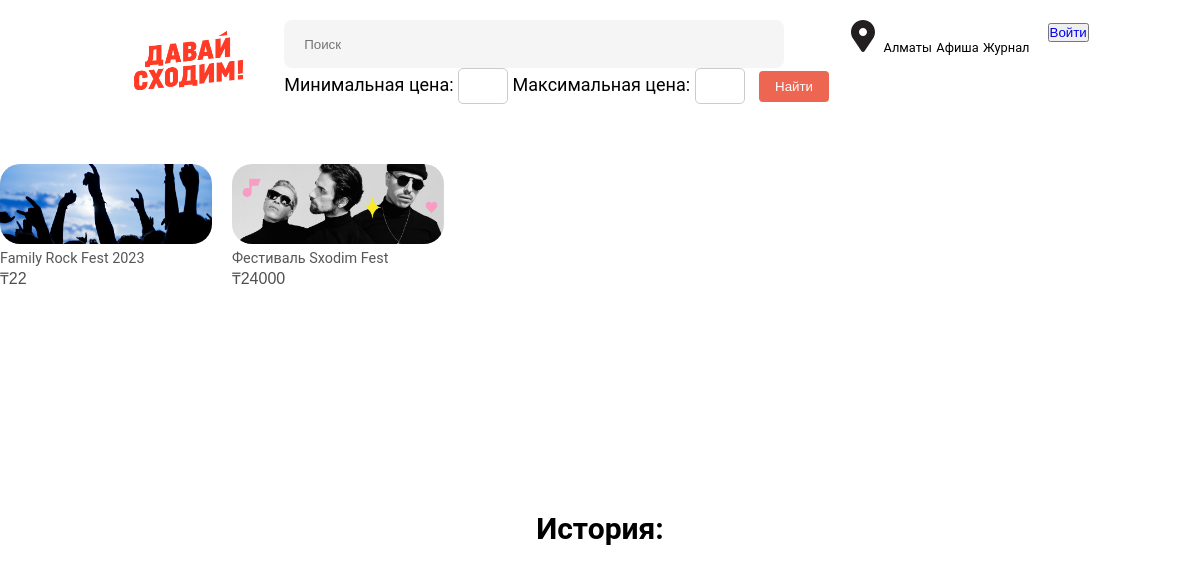
The page / on the database its author committed.
### reviews/models.py (models this page shows, shortened)
class Item(models.Model):
    name = models.CharField(max_length=100)
    price = models.DecimalField(max_digits=10, decimal_places=2)
    picture = models.ImageField(upload_to='item_pictures/')
    description = models.CharField(max_length=300, default=None, blank=True, null=True)
    id=models.AutoField(primary_key=True)

### reviews/views.py (the view)
# urls.py: path('', views.item_list, name=''),
def item_list(request):
    search_query = request.GET.get('search')
    items = Item.objects.all()
    if search_query:
        items = items.filter(Q(name__icontains=search_query))
    items = Item.objects.all()
    context = {
        'items': items
    }
    return render(request, 'home.html',  context)

### templates/home.html (shortened to what this page needs)
<!DOCTYPE html>
{% load static %}
<html lang="en">
<head>
    <link rel="stylesheet" type="text/css" href="{% static 'css/main.css' %}">
</head>
<body>
<nav class="navbar">
    <ul class="nav-links">
        <div class="menu">
            <div class="logo">
                <a href="{% url '' %}"><img src="{% static 'images/logo.png' %}" class="logo-image"></a>
            </div>
            <li>
                <form method="get" action="{% url 'item_search' %}">
					<input type="text2" placeholder="Поиск" class="search-box" name="search_query">
					<br>
					<label for="min_price">Минимальная цена:</label>
			        <input type="numbe2r" name="min_price" id="min_price" style="width: 50px;
			  padding: 8px 12px;
			  border: 1px solid #ccc;
			  border-radius: 5px;
			  font-size: 16px;" value="{{ min_price }}">
								<label for="max_price">Максимальная цена:</label>
			          <input type="number2" name="max_price" id="max_price" style="width: 50px;
			  padding: 8px 12px;
			  margin-right: 10px;
			  border: 1px solid #ccc;
			  border-radius: 5px;
			  font-size: 16px;" value="{{ max_price }}">
			  <button type="submit" style="background-color: rgb(236, 102, 82);
  color: white;
  border: none;
  border-radius: 4px;
  padding: 8px 16px;
  cursor: pointer;">Найти</button>
				</form>
            </li>
            <li><a class="header-store">
                <div class="labels">
                    <div>Алматы</div>
                </div>
                 <div class="labels">
                    <div>Афиша</div>
                </div>
                 <div class="labels">
                    <div>Журнал</div>
                </div>
            </a></li>
            {% if user.is_authenticated %}
            <li><a href="{% url 'profile' %}">{{ request.user }}</a></li>
            <li><button ><a href="{% url 'logout' %}">Выйти</a></button></li>
            {% else %}
            <li><button ><a href="{% url 'login' %}">Войти</a></button></li>
            {% endif %}
        </div>
    </ul>
</nav>
<section style="padding-top: 20px;
    display: flex;
    margin: 0 auto;
    justify-content: revert;">
	</section>
<div class="container">
    <br>
		    {% for item in items %}
      			<div class="box">
				        <img src="{{ item.picture.url }}" class="product-img">
				        <a href="{% url 'detail' pk=item.pk %}" class="desc">{{ item.name }}</a>
				        <p class="price">₸{{ item.price|floatformat }}</p>
				    </div>
    		{% endfor %}
</div>
{% load custom_filters %}
<h2 style="text-align: center; font-size: 30px; padding-top: 30px;">История:</h2>
</body>
</html>

### static/css/main.css (style rules this page uses)
* { margin: 0; padding: 0; box-sizing: border-box; }
body { font-family: Roboto,sans-serif; }
a { text-decoration: none; }
.menu li { list-style: none; }
.navbar { display: flex; align-items: center; padding: 20px; background-color: #ffffff; border-color: black; justify-content: space-evenly; }
.logo-image { width: 155px; }
.menu { display: flex; gap: 1em; font-size: 18px; }
.search-box { width: 500px; height: 48px; border-radius: 8px; border: none; background-color: #f5f5f5; padding-left: 20px; }
.labels { font-size: .8rem; line-height: 1.4; display: inline-block; }
.product-img { width: 212px; border-radius: 20px; }
.header-store { width:235px; height: 51px; }
.box { width:228px; height: 317px; display: inline-block; }
.desc { color: #565656; font-size: .9rem; -webkit-line-clamp: 2; -webkit-box-orient: vertical; height: 36px; line-height: 120%; }
.price { color: #4f4f4f; display: flex; font-family: Montserrat,sans-serif; margin: 0; }

### rows shown on the page
Item: picture (picture), name "Family Rock Fest 2023", price "22"
Item: picture (picture), name "Фестиваль Sxodim Fest", price "24000"
